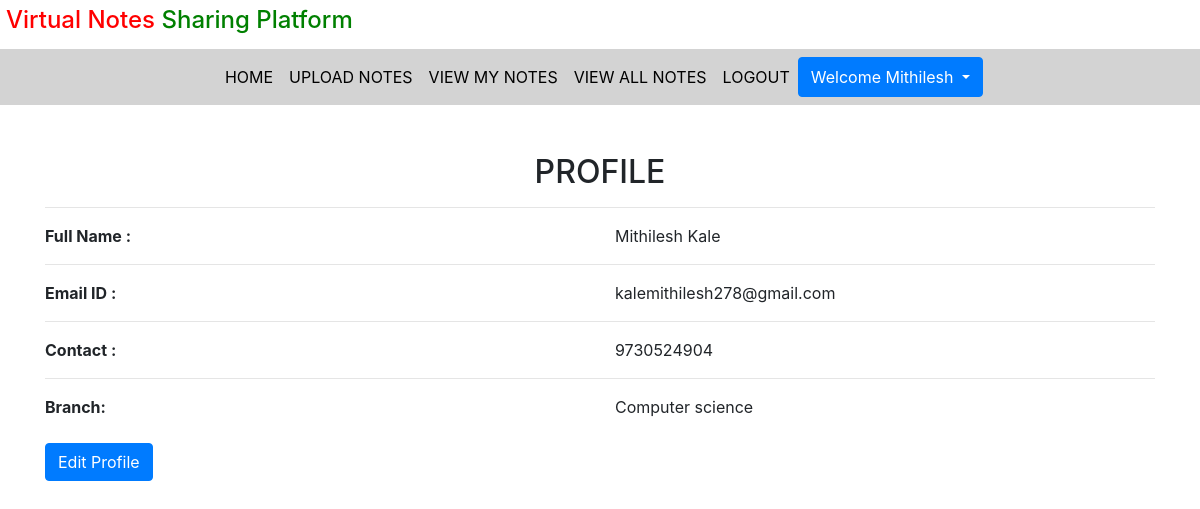
Screenshot of /profile/ (signed in) with the database file from the repository.
### notes/models.py (models this page shows, shortened)
class Signup(models.Model):
    objects = None
    user = models.ForeignKey(User,on_delete=models.CASCADE)
    contact = models.CharField(max_length=10,null=True)
    branch = models.CharField(max_length=30)
    role = models.CharField(max_length=15)

### notes/views.py (the view)
# urls.py: path('profile/',profile, name='profile'),
def profile(request):
    if not request.user.is_authenticated:
        return redirect('login')
    user = User.objects.get(id=request.user.id)
    data = Signup.objects.get(user=user)
    d = {'data': data,'user': user}
    return render(request, 'profile.html', d)

### notes/Templates/profile.html
{% extends 'usernavigation.html' %}
{% load static %}
{% block body %}
<div class="container mt-5">
    <h2 class="text-center">PROFILE</h2>
    <hr>
    <div class="row">
        <div class="col-md-6">
            <b>Full Name :</b>
        </div>
         <div class="col-md-6" style="text-transform:capitalize">
            {{data.user.first_name}} {{data.user.last_name}}
        </div>
    </div>
<hr>
    <div class="row">
        <div class="col-md-6">
            <b>Email ID :</b>
        </div>
         <div class="col-md-6">
            {{data.user.username}}
        </div>
    </div>
<hr>
    <div class="row">
        <div class="col-md-6">
            <b>Contact :</b>
        </div>
         <div class="col-md-6">
            {{data.contact}}
        </div>
    </div>
    <hr>
    <div class="row">
        <div class="col-md-6">
            <b>Branch:</b>
        </div>
         <div class="col-md-6">
            {{data.branch}}
        </div>
    </div>
    <br>
<a href="{% url 'edit_profile' %}" class="btn btn-primary">Edit Profile</a>
</div>
{% endblock %}

### notes/Templates/usernavigation.html (shortened to what this page needs)
<!DOCTYPE html>
<html lang="en">
<head>
  {% load static%}
  <link rel="stylesheet" href="https://maxcdn.bootstrapcdn.com/bootstrap/4.3.1/css/bootstrap.min.css">
  <link rel="stylesheet" href="https://use.fontawesome.com/releases/v5.6.3/css/all.css"></head>
<link rel="stylesheet" href="{%static 'css/mystyle.css'%}">
<body>
<h4 style="padding:0.5%"><span style="color:red">Virtual Notes</span>
<span style="color:Green">Sharing Platform</span>
</h4>
<nav class="navbar navbar-expand-sm justify-content-center"  style="background-color : lightgrey">
<ul class="navbar-nav">
  <li class="navbar-item">
    <a class="nav-link" href="{% url 'profile' %}">HOME</a>
  </li>
  <li class="navbar-item">
    <a class="nav-link" href="{% url 'upload_notes' %}">UPLOAD NOTES</a>
  </li>
  <li class="navbar-item">
    <a class="nav-link" href="{% url 'view_mynotes' %}">VIEW MY NOTES</a>
  </li>
  <li class="navbar-item">
    <a class="nav-link" href="{% url 'viewallnotes' %}">VIEW ALL NOTES</a>
  </li>
  <li class="navbar-item">
    <a class="nav-link" href="{% url 'logout' %}">LOGOUT</a>
  </li>
    <div class="btn-group">
<button type="button" class="btn btn-primary dropdown-toggle" data-toggle="dropdown">
  Welcome {{request.user.first_name}}
</button>
    </div>
</ul>
</nav>
</body>
</html>
{% block body %}
{% endblock%}

### notes/static/css/mystyle.css (style rules this page uses)
.nav-link { color:black }

### rows the page displays
Signup: user.first_name "Mithilesh", user.last_name "Kale", user.username "kalemithilesh278@gmail.com", contact "9730524904", branch "Computer science"

### other values shown
{{ request.user.first_name }} "Mithilesh"
